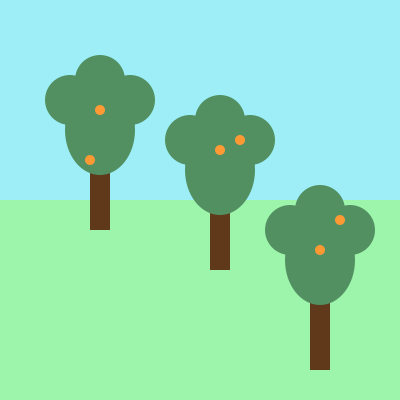
Frame 1 (no input)
Frame 60 (the mouse pressed at the canvas centre just before this capture): identical to frame 1, image omitted
Frame 120 (the mouse held since frame 60 and released just before this capture): identical to frame 1, image omitted

The Processing sketch that drew this single still picture (run headless with seeded random() and noise(); from frame 60 on, the mouse is pressed at the canvas centre):

// Processing sketch: sketch_03_Oct_23_02_tree
// ── sketch_03_Oct_23_02_tree.pde
void setup()
{
  size(400,400);
  noStroke();
}
void draw()
{
  color skyColor = color(157,238,247);
  color groundColor = color(156,245,170);
  color leafColor = color(82,144,97);
  color trunkColor= color(95,57,26);
  color fruitColor = color(255,153,51);
  
  background(skyColor);
  
  fill(groundColor);
  rect(0,height/2,width,height/2);
  
  float treeX=90;
  float treeY=160;
  
  // draw 1st tree
  fill(trunkColor);
  rect(treeX,treeY,20,70);
  fill(leafColor);
  ellipse(treeX+10,treeY-30,70,90);
  fill(leafColor);
  ellipse(treeX-20,treeY-60,50,50);
  fill(leafColor);
  ellipse(treeX+40,treeY-60,50,50);
  fill(leafColor);
  ellipse(treeX+10,treeY-80,50,50);
  fill(fruitColor);
  circle(treeX,treeY,10);
  fill(fruitColor);
  circle(treeX+10,treeY-50,10);
  
  //draw 2nd tree
  treeX=treeX+120;
  treeY=treeY+40;
  fill(trunkColor);
  rect(treeX,treeY,20,70);
  fill(leafColor);
  ellipse(treeX+10,treeY-30,70,90);
  fill(leafColor);
  ellipse(treeX-20,treeY-60,50,50);
  fill(leafColor);
  ellipse(treeX+40,treeY-60,50,50);
  fill(leafColor);
  ellipse(treeX+10,treeY-80,50,50);
  fill(fruitColor);
  circle(treeX+10,treeY-50,10);
  fill(fruitColor);
  circle(treeX+30,treeY-60,10);
  
  //draw 3rd tree
  treeX=treeX+100;
  treeY=treeY+100;
  fill(trunkColor);
  rect(treeX,treeY,20,70);
  fill(leafColor);
  ellipse(treeX+10,treeY-40,70,90);
  fill(leafColor);
  ellipse(treeX-20,treeY-70,50,50);
  fill(leafColor);
  ellipse(treeX+40,treeY-70,50,50);
  fill(leafColor);
  ellipse(treeX+10,treeY-90,50,50);
  fill(fruitColor);
  circle(treeX+10,treeY-50,10);
  fill(fruitColor);
  circle(treeX+30,treeY-80,10);
  
}
  
